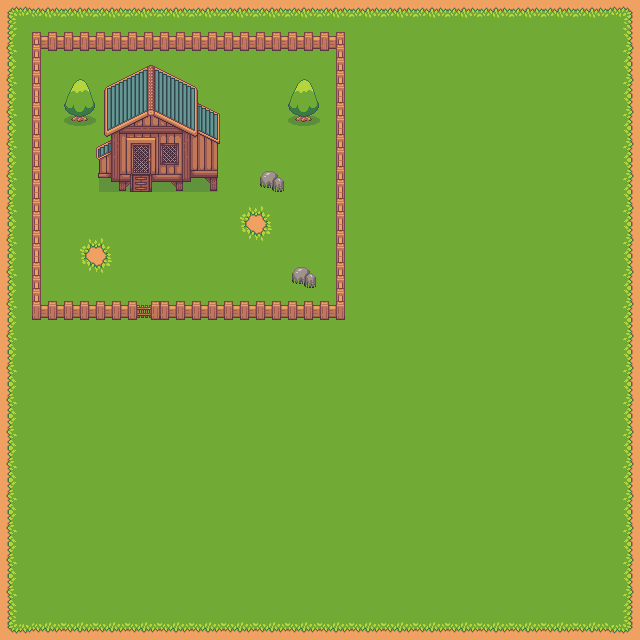

Tiled map render using the project's own tile images. Description and the map definition, with tile-layer contents summarised, below:
An orthogonal 20x20 tile map with 32x32 px tiles, 3 tile layers (ground, objectCollider, objectAbove) and 2 objects (2x chicken).

<map version="1.5" tiledversion="1.7.2" orientation="orthogonal" renderorder="right-down" width="20" height="20" tilewidth="32" tileheight="32" infinite="0" nextlayerid="9" nextobjectid="5">
 <editorsettings>
  <export format="json" />
 </editorsettings>
 <tileset firstgid="1" name="assets" tilewidth="32" tileheight="32" tilecount="56" columns="8">
  <image source="../../Downloads/Tileset.png" width="256" height="224" />
  <tile id="0">
   <properties>
    <property name="collider" type="bool" value="false" />
   </properties>
  </tile>
  <tile id="1">
   <properties>
    <property name="collider" type="bool" value="false" />
   </properties>
  </tile>
  <tile id="2">
   <properties>
    <property name="collider" type="bool" value="false" />
   </properties>
  </tile>
  <tile id="3">
   <properties>
    <property name="collider" type="bool" value="false" />
   </properties>
  </tile>
  <tile id="4">
   <properties>
    <property name="collider" type="bool" value="false" />
   </properties>
  </tile>
  <tile id="5">
   <properties>
    <property name="collider" type="bool" value="false" />
   </properties>
  </tile>
  <tile id="6">
   <properties>
    <property name="collider" type="bool" value="false" />
   </properties>
  </tile>
  <tile id="7">
   <properties>
    <property name="collider" type="bool" value="false" />
   </properties>
  </tile>
  <tile id="8">
   <properties>
    <property name="collider" type="bool" value="false" />
   </properties>
  </tile>
  <tile id="9">
   <properties>
    <property name="collider" type="bool" value="false" />
   </properties>
  </tile>
  <tile id="10">
   <properties>
    <property name="collider" type="bool" value="false" />
   </properties>
  </tile>
  <tile id="11">
   <properties>
    <property name="collider" type="bool" value="false" />
   </properties>
  </tile>
  <tile id="12">
   <properties>
    <property name="collider" type="bool" value="false" />
   </properties>
  </tile>
  <tile id="13">
   <properties>
    <property name="collider" type="bool" value="false" />
   </properties>
  </tile>
  <tile id="14">
   <properties>
    <property name="collider" type="bool" value="false" />
   </properties>
  </tile>
  <tile id="15">
   <properties>
    <property name="collider" type="bool" value="true" />
   </properties>
  </tile>
  <tile id="16">
   <properties>
    <property name="collider" type="bool" value="false" />
   </properties>
  </tile>
  <tile id="17">
   <properties>
    <property name="collider" type="bool" value="false" />
   </properties>
  </tile>
  <tile id="18">
   <properties>
    <property name="collider" type="bool" value="false" />
   </properties>
  </tile>
  <tile id="19">
   <properties>
    <property name="collider" type="bool" value="false" />
   </properties>
  </tile>
  <tile id="20">
   <properties>
    <property name="collider" type="bool" value="false" />
   </properties>
  </tile>
  <tile id="21">
   <properties>
    <property name="collider" type="bool" value="false" />
   </properties>
  </tile>
  <tile id="22">
   <properties>
    <property name="collider" type="bool" value="false" />
   </properties>
  </tile>
  <tile id="23">
   <properties>
    <property name="collider" type="bool" value="true" />
   </properties>
  </tile>
  <tile id="24">
   <properties>
    <property name="collider" type="bool" value="false" />
   </properties>
  </tile>
  <tile id="25">
   <properties>
    <property name="collider" type="bool" value="false" />
   </properties>
  </tile>
  <tile id="26">
   <properties>
    <property name="collider" type="bool" value="false" />
   </properties>
  </tile>
  <tile id="27">
   <properties>
    <property name="collider" type="bool" value="false" />
   </properties>
  </tile>
  <tile id="28">
   <properties>
    <property name="collider" type="bool" value="true" />
   </properties>
  </tile>
  <tile id="29">
   <properties>
    <property name="collider" type="bool" value="true" />
   </properties>
  </tile>
  <tile id="30">
   <properties>
    <property name="collider" type="bool" value="true" />
   </properties>
  </tile>
  <tile id="31">
   <properties>
    <property name="collider" type="bool" value="true" />
   </properties>
  </tile>
  <tile id="32">
   <properties>
    <property name="collider" type="bool" value="true" />
   </properties>
  </tile>
  <tile id="33">
   <properties>
    <property name="collider" type="bool" value="true" />
   </properties>
  </tile>
  <tile id="34">
   <properties>
    <property name="collider" type="bool" value="true" />
   </properties>
  </tile>
  <tile id="35">
   <properties>
    <property name="collider" type="bool" value="true" />
   </properties>
  </tile>
  <tile id="36">
   <properties>
    <property name="collider" type="bool" value="true" />
   </properties>
  </tile>
  <tile id="37">
   <properties>
    <property name="collider" type="bool" value="true" />
   </properties>
  </tile>
  <tile id="38">
   <properties>
    <property name="collider" type="bool" value="true" />
   </properties>
  </tile>
  <tile id="39">
   <properties>
    <property name="collider" type="bool" value="true" />
   </properties>
  </tile>
  <tile id="40">
   <properties>
    <property name="collider" type="bool" value="true" />
   </properties>
  </tile>
  <tile id="41">
   <properties>
    <property name="collider" type="bool" value="true" />
   </properties>
  </tile>
  <tile id="42">
   <properties>
    <property name="collider" type="bool" value="true" />
   </properties>
  </tile>
  <tile id="43">
   <properties>
    <property name="collider" type="bool" value="true" />
   </properties>
  </tile>
  <tile id="44">
   <properties>
    <property name="collider" type="bool" value="true" />
   </properties>
  </tile>
  <tile id="45">
   <properties>
    <property name="collider" type="bool" value="false" />
   </properties>
  </tile>
  <tile id="46">
   <properties>
    <property name="collider" type="bool" value="false" />
   </properties>
  </tile>
  <tile id="47">
   <properties>
    <property name="collider" type="bool" value="true" />
   </properties>
  </tile>
  <tile id="48">
   <properties>
    <property name="collider" type="bool" value="true" />
   </properties>
  </tile>
  <tile id="49">
   <properties>
    <property name="collider" type="bool" value="true" />
   </properties>
  </tile>
  <tile id="50">
   <properties>
    <property name="collider" type="bool" value="true" />
   </properties>
  </tile>
  <tile id="51">
   <properties>
    <property name="collider" type="bool" value="true" />
   </properties>
  </tile>
  <tile id="52">
   <properties>
    <property name="collider" type="bool" value="true" />
   </properties>
  </tile>
  <tile id="53">
   <properties>
    <property name="collider" type="bool" value="true" />
   </properties>
  </tile>
  <tile id="54">
   <properties>
    <property name="collider" type="bool" value="true" />
   </properties>
  </tile>
  <tile id="55">
   <properties>
    <property name="collider" type="bool" value="true" />
   </properties>
  </tile>
 </tileset>
 <layer id="4" name="ground" width="20" height="20">
  <data>[400 cells, 400 non-empty, 13 distinct tile ids]</data>
 </layer>
 <layer id="5" name="objectCollider" width="20" height="20">
  <data>[400 cells, 50 non-empty, 24 distinct tile ids]</data>
 </layer>
 <layer id="7" name="objectAbove" width="20" height="20">
  <data>[400 cells, 6 non-empty, 5 distinct tile ids]</data>
 </layer>
 <objectgroup id="8" name="chicken">
  <object id="1" name="spawning point1" type="chicken" x="237.333" y="264">
   <point />
  </object>
  <object id="2" name="spawning point2" type="chicken" x="162.667" y="260">
   <point />
  </object>
 </objectgroup>
</map>